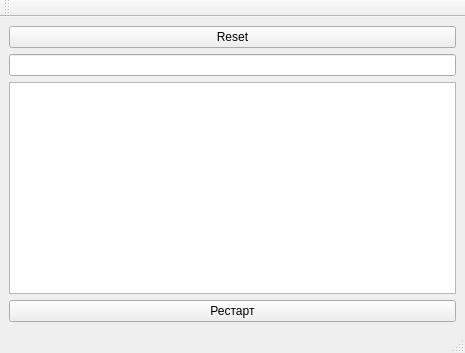
<?xml version="1.0" encoding="UTF-8"?>
<ui version="4.0">
 <class>MainWindow</class>
 <widget class="QMainWindow" name="MainWindow">
  <property name="geometry">
   <rect>
    <x>0</x>
    <y>0</y>
    <width>465</width>
    <height>353</height>
   </rect>
  </property>
  <property name="windowTitle">
   <string>Labirynth</string>
  </property>
  <widget class="QWidget" name="centralwidget">
   <layout class="QVBoxLayout" name="verticalLayout">
   <item>
       <widget class="QPushButton" name="resetButton">
           <property name="text">
               <string>Reset</string>
           </property>
       </widget>
   </item>

    <item>
     <widget class="QLineEdit" name="commandLineEdit"/>
    </item>
    <item>
     <widget class="QTextEdit" name="gameText"/>
    </item>
    <item>
     <widget class="QPushButton" name="restartButton">
      <property name="visible">
       <bool>false</bool>
      </property>
      <property name="text">
       <string>Рестарт</string>
      </property>
     </widget>
    </item>
   </layout>
  </widget>
  <widget class="QToolBar" name="toolBar">
   <attribute name="toolBarArea">
    <enum>TopToolBarArea</enum>
   </attribute>
   <attribute name="toolBarBreak">
    <bool>false</bool>
   </attribute>
   <action name="actionSubmitCommand">
    <property name="text">
     <string>Введіть команду</string>
    </property>
   </action>
  </widget>
  <widget class="QMenuBar" name="menubar">
   <property name="geometry">
    <rect>
     <x>0</x>
     <y>0</y>
     <width>465</width>
     <height>22</height>
    </rect>
   </property>
  </widget>
  <widget class="QStatusBar" name="statusbar"/>
 </widget>
 <resources/>
 <connections/>
</ui>
